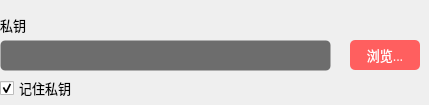
                <widget class="QWidget" name="tab_secretkey">
                 <attribute name="title">
                  <string>   公钥   </string>
                 </attribute>
                 <widget class="QLabel" name="label_zk_host_5">
                  <property name="geometry">
                   <rect>
                    <x>0</x>
                    <y>10</y>
                    <width>39</width>
                    <height>30</height>
                   </rect>
                  </property>
                  <property name="font">
                   <font>
                    <family>OPPOSans B</family>
                    <pointsize>10</pointsize>
                   </font>
                  </property>
                  <property name="text">
                   <string>私钥</string>
                  </property>
                 </widget>
                 <widget class="QLineEdit" name="lineEdit_publicKey">
                  <property name="geometry">
                   <rect>
                    <x>0</x>
                    <y>40</y>
                    <width>331</width>
                    <height>31</height>
                   </rect>
                  </property>
                  <property name="minimumSize">
                   <size>
                    <width>0</width>
                    <height>30</height>
                   </size>
                  </property>
                  <property name="font">
                   <font>
                    <family>OPPOSans B</family>
                    <pointsize>10</pointsize>
                   </font>
                  </property>
                  <property name="styleSheet">
                   <string notr="true">background-color: rgb(25, 25, 25, 155);
border: 1px solid rgba(255, 255, 255, 0);
border-radius: 5px;
padding-left:10px;
padding-right:10px;</string>
                  </property>
                  <property name="text">
                   <string/>
                  </property>
                  <property name="echoMode">
                   <enum>QLineEdit::Normal</enum>
                  </property>
                  <property name="readOnly">
                   <bool>true</bool>
                  </property>
                 </widget>
                 <widget class="QToolButton" name="toolButton_browse">
                  <property name="geometry">
                   <rect>
                    <x>350</x>
                    <y>40</y>
                    <width>70</width>
                    <height>30</height>
                   </rect>
                  </property>
                  <property name="sizePolicy">
                   <sizepolicy hsizetype="Expanding" vsizetype="Expanding">
                    <horstretch>0</horstretch>
                    <verstretch>0</verstretch>
                   </sizepolicy>
                  </property>
                  <property name="minimumSize">
                   <size>
                    <width>70</width>
                    <height>30</height>
                   </size>
                  </property>
                  <property name="maximumSize">
                   <size>
                    <width>70</width>
                    <height>30</height>
                   </size>
                  </property>
                  <property name="font">
                   <font>
                    <family>OPPOSans B</family>
                    <pointsize>10</pointsize>
                    <stylestrategy>PreferAntialias</stylestrategy>
                   </font>
                  </property>
                  <property name="styleSheet">
                   <string notr="true">QToolButton {
	color: rgb(255, 255, 255);
	background-color: rgb(255, 95, 95);
	border-radius: 5px;
}

QToolButton::menu-indicator { 
	image: None;
}

 
QToolButton:hover {
	color: rgb(255, 255, 255);
	background-color: rgb(255, 95, 95);
}</string>
                  </property>
                  <property name="text">
                   <string>浏览...</string>
                  </property>
                 </widget>
                 <widget class="QCheckBox" name="checkBox_2">
                  <property name="geometry">
                   <rect>
                    <x>0</x>
                    <y>80</y>
                    <width>81</width>
                    <height>16</height>
                   </rect>
                  </property>
                  <property name="font">
                   <font>
                    <family>OPPOSans B</family>
                    <pointsize>10</pointsize>
                    <stylestrategy>PreferAntialias</stylestrategy>
                   </font>
                  </property>
                  <property name="text">
                   <string>记住私钥</string>
                  </property>
                  <property name="checked">
                   <bool>true</bool>
                  </property>
                 </widget>
                </widget>
